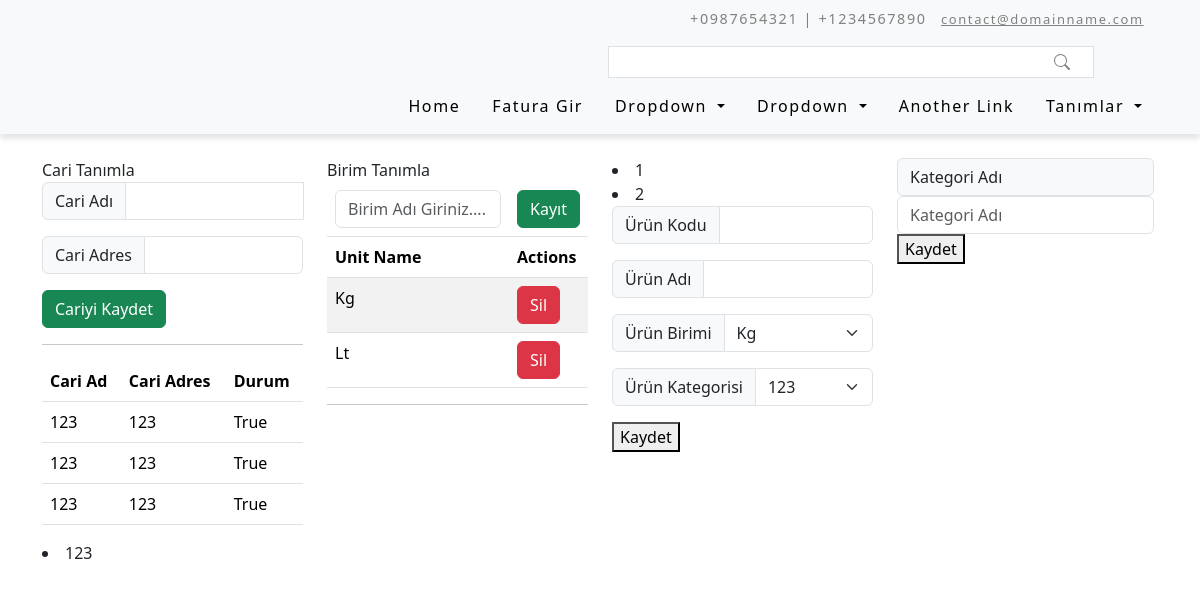
Before: / with the older database file.
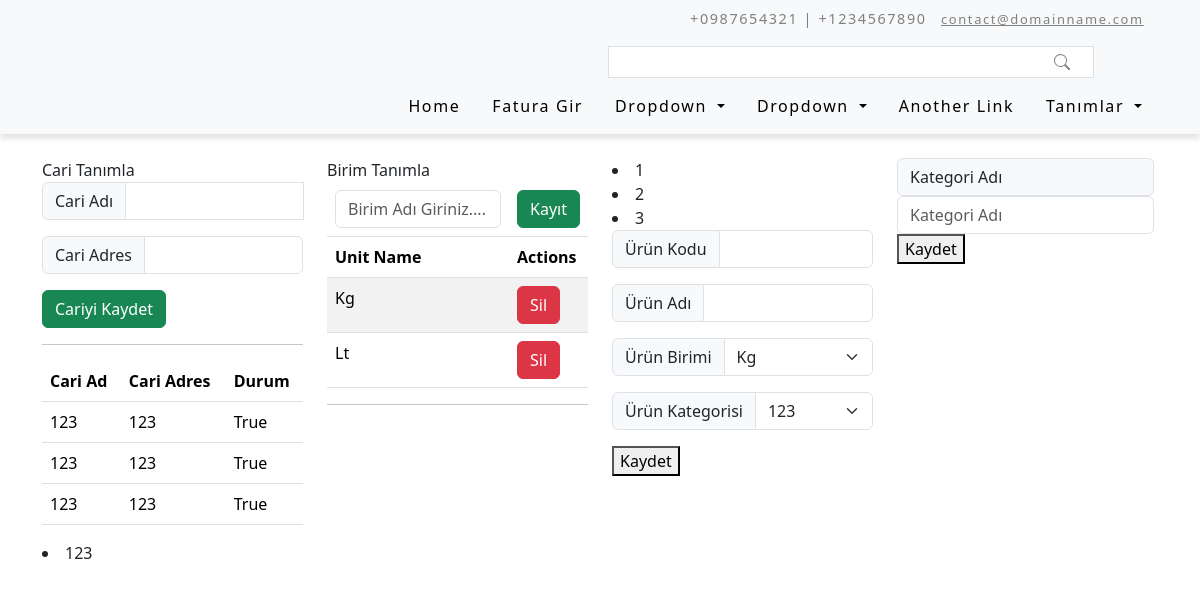
After: the same page with the newer database file.
### stock/models.py (models this page shows, shortened)
class Seller(models.Model):
    name = models.CharField(max_length=255)
    address = models.CharField(max_length=255)
    receivable = models.DecimalField(max_digits=10, decimal_places=2,null=True,blank=True)
    debt = models.DecimalField(max_digits=10, decimal_places=2,null=True,blank=True)
    status = models.BooleanField(default=True)

class Unit(models.Model):
    unit_name = models.CharField(max_length=10)

class Product(models.Model):
    code = models.IntegerField()
    name = models.CharField(max_length=255)
    unit = models.ForeignKey(Unit,on_delete=models.DO_NOTHING)  # max_length biraz artırıldı
    category = models.ForeignKey(Category, on_delete=models.CASCADE)

class Category(models.Model):
    name = models.CharField(max_length=255)

### stock/views.py (the view)
# urls.py: path("", views.create_page,name="tanimlar"),
def create_page(request):
    products = Product.objects.all()
    unit_form = UnitForm()
    category_form = CategoryForm()
    seller_form = SellerForm()
    units = Unit.objects.all()
    sellers = Seller.objects.all()
    categories = Category.objects.all()
    product_form = ProductForm()
    existing_seller_names = [seller.name for seller in sellers]
    existing_category_names = [category.name for category in categories]
    context = {
        'products':products,
        'existing_category_names':existing_category_names,
        'categories':categories,
        'product_form':product_form,
        'category_form':category_form,
        'sellers': sellers,
        'seller_form': seller_form,
        'units': units,
        'unit_form': unit_form,
        'existing_seller_names': existing_seller_names,
    }
    return render(request, 'create_page.html', context)

### stock/forms.py
class ProductForm(forms.ModelForm):
    class Meta:
        model = Product
        fields = ['code', 'name', 'unit', 'category']

class CategoryForm(forms.ModelForm):
    class Meta:
        model = Category
        fields = ['name']

### stock/templates/create_page.html (shortened to what the changed rows need)
{% extends "base.html" %}
{% block content %}
<div class="container">
    <div class="row">
    <div class="col-lg-3">
        <label for="">Cari Tanımla</label>
        <form action="{% url "cari_olustur" %}" method="POST">
        </form>
        <hr>
        <table class="table">
            <thead>
              <tr>
                <th scope="col">Cari Ad</th>
                <th scope="col">Cari Adres</th>
                <th scope="col">Durum</th>
              </tr>
            </thead>
            <tbody>
                {% for seller in sellers  %}
              <tr>
                <td>{{seller.name}}</td>
                <td>{{seller.address}}</td>
                <td>{{seller.status}}</td>
              </tr>
              {% endfor %}
            </tbody>
          </table>
    </div>
    <div class="col-lg-3">
        <label for="">Birim Tanımla</label>
        <table class="table table-striped">
            <thead>
                <tr>
                    <th>
                        <form action="{% url "birim_olustur" %}" method = "POST">
                        <div class="input-group">
                            <input type="text" name="unit_name" class="form-control" placeholder="Birim Adı Giriniz...." aria-label="Username" aria-describedby="basic-addon1">
                          </div>
                    </th>
                    <th>
                        <button type="submit" class="btn btn-success">Kayıt</button>
                    </th>
                </tr>
            </thead>
            <thead>
                <tr>
                    <th>Unit Name</th>
                    <th>Actions</th>
                </tr>
            </thead>
            <tbody>
                {% for unit in units %}
                <tr>
                    <td>{{ unit.unit_name }}</td>
                    <td>
                        <form action="{% url 'birim_sil' unit.id %}" method="POST" style="display:inline;">
                            <button type="submit" class="btn btn-danger">Sil</button>
                        </form>
                    </td>
                </tr>
                {% endfor %}
            </tbody>
        </table>
        <hr>
    </div>
    <div class="col-lg-3">
        {% for product in products  %}
        <li>
            {{product.id}}
        </li>
        {% endfor %}
        <form action="{% url "urun_olustur" %}" method="POST">
        <div class="input-group mb-3">
          </div>
          <div class="input-group mb-3">
          </div>
          <div class="input-group mb-3">
          </div>
          <div class="input-group mb-3">
          </div>
          <button type="submit">Kaydet</button>
    </div>
    <div class="col-lg-3">
        <div class="input-group mb-3">
          </div>
    </div>
    {% for category in categories  %}
    <li>
        {{category.name}}
    </li>
    {% endfor %}
</div>
</div>
{% endblock content %}

Changed rows visible on the page:
added Product: id "3"
